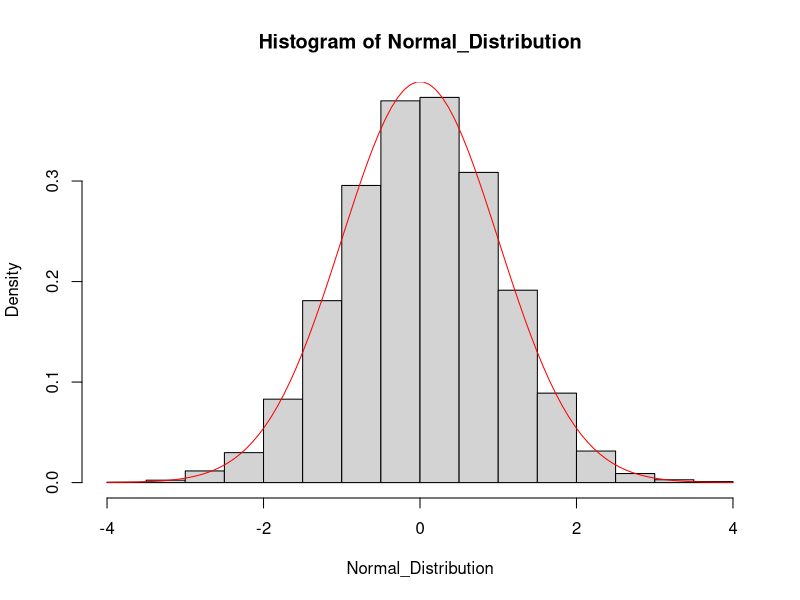

Reproduce this figure in R.
# Box-Muller Transformation
U1 <- runif(10000,0,1)
U2 <- runif(10000,0,1)
Normal_Distribution<- sqrt(-2*log(U1))*cos(2*pi*U2)
hist(Normal_Distribution,probability = T)
lines(seq(-4,4,length.out = 100),dnorm(seq(-4,4,length.out = 100)),col="red")

#Poisson Process
lambda <- function(t){
  return(3+4/(t+1))
}
lambda_zero<-lambda(0)
t=0;I=0
S = 0
while(t<11){
  t<-t-(1/lambda_zero)*log(runif(1,0,1))
  if (runif(1,0,1)<=lambda(t)/lambda_zero){
    I=I+1
    S = c(S,t)
  }
}
I
S
